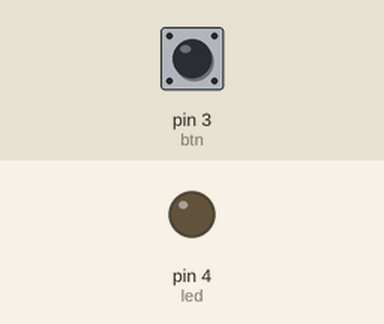
Simulated run of this sketch. Board: Arduino Uno, built with avr-gcc and run on an emulated ATmega328P. On the bench: output pins drawn as LEDs (lit = HIGH). Inputs (shaded band) come from the test bench; at power-on: pin 3 (btn) LOW.

Above: at 1.2 s.
1.3 s: pin 3 (btn) pulled HIGH for 0.15 s
At 1.37 s:
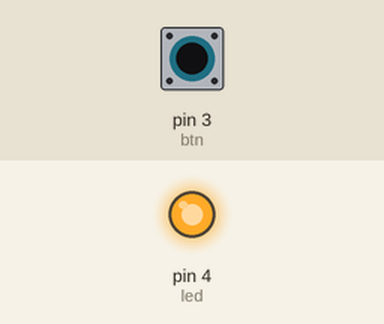
2.9 s: pin 3 (btn) pulled HIGH for 3.2 s
At 7.0 s:
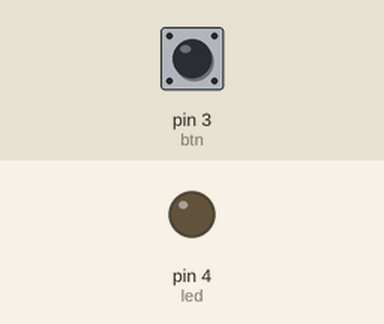
Timing chart, 0 to 8.5 s (numbered marks = the images above; inputs shaded):
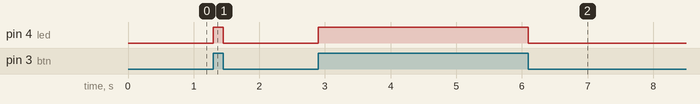

Measured:
- after the input at 1.3 s, pin 4 (led): LOW → HIGH at once, → LOW 0.15 s later
- after the input at 2.9 s, pin 4 (led): LOW → HIGH at once, → LOW 3.2 s later

The sketch:

06_pull_down_up.ino
```cpp
#define led 4
#define btn 3


void setup() {
pinMode(led,OUTPUT);
pinMode(btn, INPUT);

}

void loop() {
  if(digitalRead(btn) == HIGH){
    digitalWrite(led,HIGH);
  }else{
    digitalWrite(led, LOW);
  }

}
```
